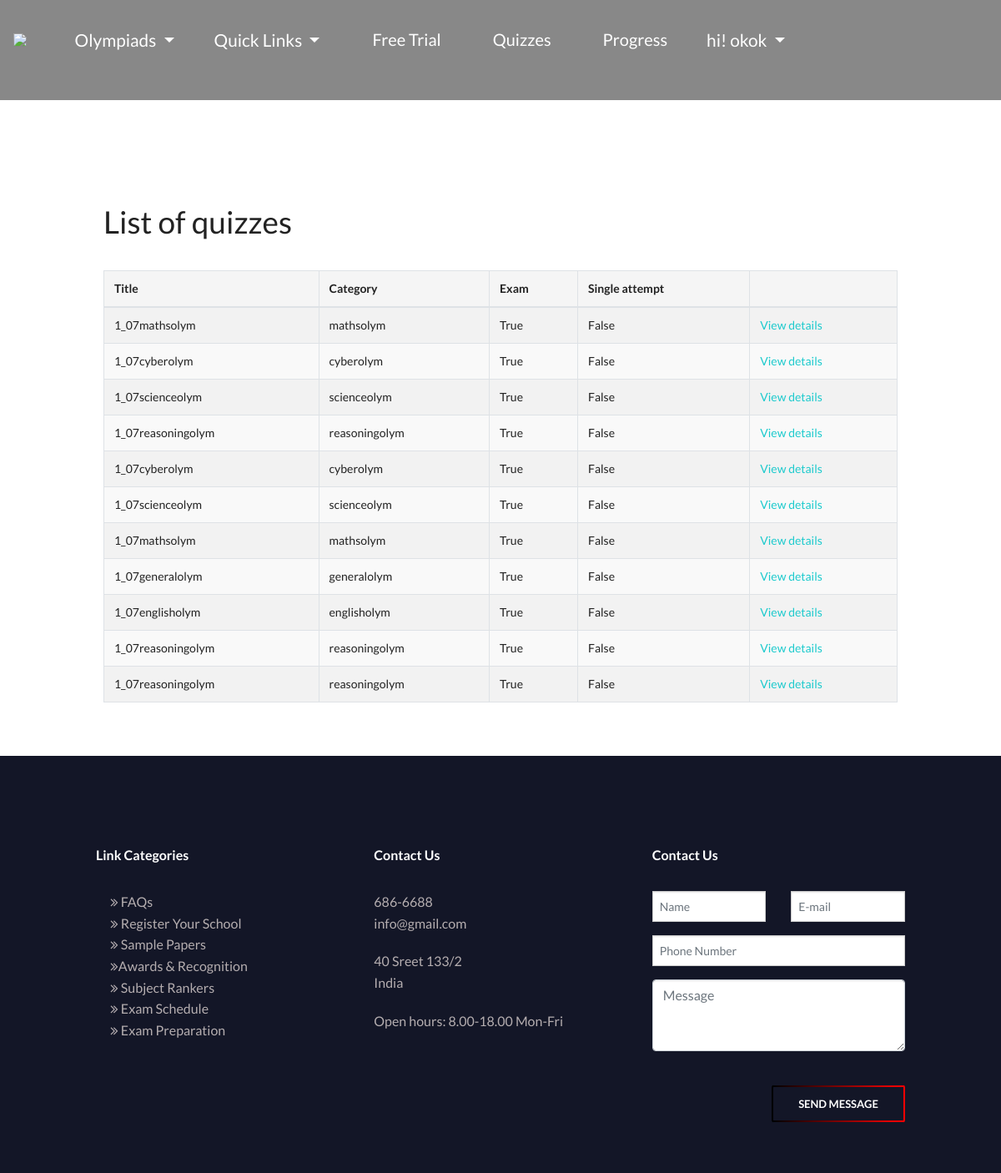
The app's page /mock/ (signed in), older data.
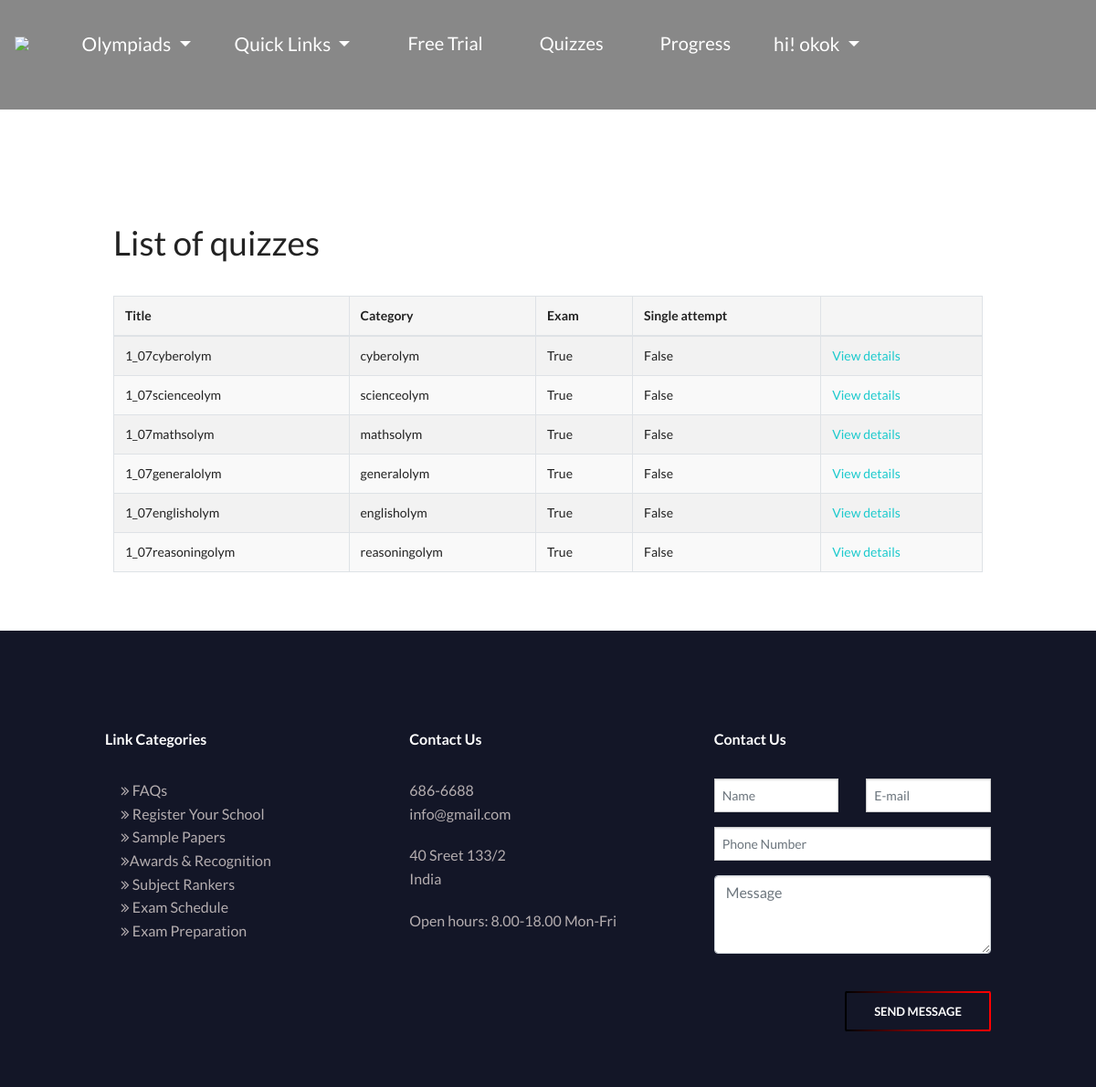
The same page, newer data.
### quiz/models.py (models this page shows, shortened)
class Quiz(models.Model):
    title = models.CharField(
        verbose_name=_("Title"),
        max_length=60, blank=False)
    url = models.SlugField(
        max_length=60, blank=False,
        help_text=_("a user friendly url"),
        verbose_name=_("user friendly url"))
    category = models.ForeignKey(
        Category, null=True, blank=True,
        verbose_name=_("Category"), on_delete=models.CASCADE)
    standard = models.ForeignKey(
            Standard, null=True, blank=True,
            verbose_name=_("Standard"), on_delete=models.CASCADE)
    random_order = models.BooleanField(
        blank=False, default=False,
        verbose_name=_("Random Order"),
        help_text=_("Display the questions in "
                    "a random order or as they "
                    "are set?"))
    max_questions = models.PositiveIntegerField(
        blank=True, null=True, verbose_name=_("Max Questions"),
        help_text=_("Number of questions to be answered on each attempt."))
    answers_at_end = models.BooleanField(
        blank=False, default=False,
        help_text=_("Correct answer is NOT shown after question."
                    " Answers displayed at the end."),
        verbose_name=_("Answers at end"))
    exam_paper = models.BooleanField(
        blank=False, default=False,
        help_text=_("If yes, the result of each"
                    " attempt by a user will be"
                    " stored. Necessary for marking."),
        verbose_name=_("Exam Paper"))
    single_attempt = models.BooleanField(
        blank=False, default=False,
        help_text=_("If yes, only one attempt by"
                    " a user will be permitted."
                    " Non users cannot sit this exam."),
        verbose_name=_("Single Attempt"))
    pass_mark = models.SmallIntegerField(
        blank=True, default=0,
        verbose_name=_("Pass Mark"),
        help_text=_("Percentage required to pass exam."),
        validators=[MaxValueValidator(100)])
    draft = models.BooleanField(
        blank=True, default=False,
        verbose_name=_("Draft"),
        help_text=_("If yes, the quiz is not displayed"
                    " in the quiz list and can only be"
                    " taken by users who can edit"
                    " quizzes."))
    ispaid =  models.BooleanField(blank=True, default=False, help_text=_("If yes, than  quiz is subscribed by user"))
    ispaid_final =  models.BooleanField(blank=True, default=False, help_text=_("If yes, than  quiz is subscribed by user"))
    class Meta:
        verbose_name = _("Quiz")
        verbose_name_plural = _("Quizzes")
    def __str__(self):
        return self.title

class Category(models.Model):
    category = models.CharField(
        verbose_name=_("Category"),
        max_length=250, blank=True,
        unique=True, null=True)
    objects = CategoryManager()
    class Meta:
        verbose_name = _("Category")
        verbose_name_plural = _("Categories")
    def __str__(self):
        return self.category

### quiz/views.py (the view)
def mock(request):
    all_quizzes = Quiz.objects.all()
    print(all_quizzes)
    quizlist=[]
    for quiz in all_quizzes:
        if quiz.title.find('_')!=-1:
            _,quiz_title = quiz.title.split('_', 1)
        else:
            quiz_title= quiz.title
        b = quiz_title[2:]
        print(quiz_title[2:])
        if str(request.user.standard)==str(quiz_title[0:2]):
            quizlist.append(quiz)
    return render(request, 'quiz_mock.html', {"quiz_list": quizlist})

### quiz/templates/quiz_mock.html (shortened to what this page needs)
{% extends 'base.html' %}
{% load i18n %}
{% load quiz_tags %}
{% block body %}
<div class="d" style="background-color: #0007;"><br><br><br><br><br></div><br><br><br>
<div class="container row">
    {% if quiz_list %}
    <h2>{% trans "List of quizzes" %}</h2>
		<table class="table table-bordered table-striped">
		  <thead>
			<tr>
			  <th>{% trans "Title" %}</th>
			  <th>{% trans "Category" %}</th>
			  <th>{% trans "Exam" %}</th>
			  <th>{% trans "Single attempt" %}</th>
			  <th></th>
			</tr>
		  </thead>
		  <tbody>
        {% for quiz in quiz_list %}
  			<tr>
			  <td>{{ quiz.title }}</td>
			  <td>{{ quiz.category }}</td>
			  <td>{{ quiz.exam_paper }}</td>
			  <td>{{ quiz.single_attempt }}</td>
			  <td>
				<a href="{% url 'quiz_start_page' slug=quiz.url %}">
				  {% trans "View details" %}
				</a>
			</tr>
        {% endfor %}
		  </tbody>
		</table>
	{% else %}
    <h2>{% trans "There are no available quizzes" %}</h2>
	{% endif %}
	</div><br><br>
{% endblock %}

Row changes from the older to the newer data that the page shows:
removed Quiz: title "1_07mathsolym", category "mathsolym", exam_paper "True", single_attempt "False"
removed Quiz: title "1_07cyberolym", category "cyberolym", exam_paper "True", single_attempt "False"
removed Quiz: title "1_07scienceolym", category "scienceolym", exam_paper "True", single_attempt "False"
removed Quiz: title "1_07reasoningolym", category "reasoningolym", exam_paper "True", single_attempt "False"
removed Quiz: title "1_07reasoningolym", category "reasoningolym", exam_paper "True", single_attempt "False"
